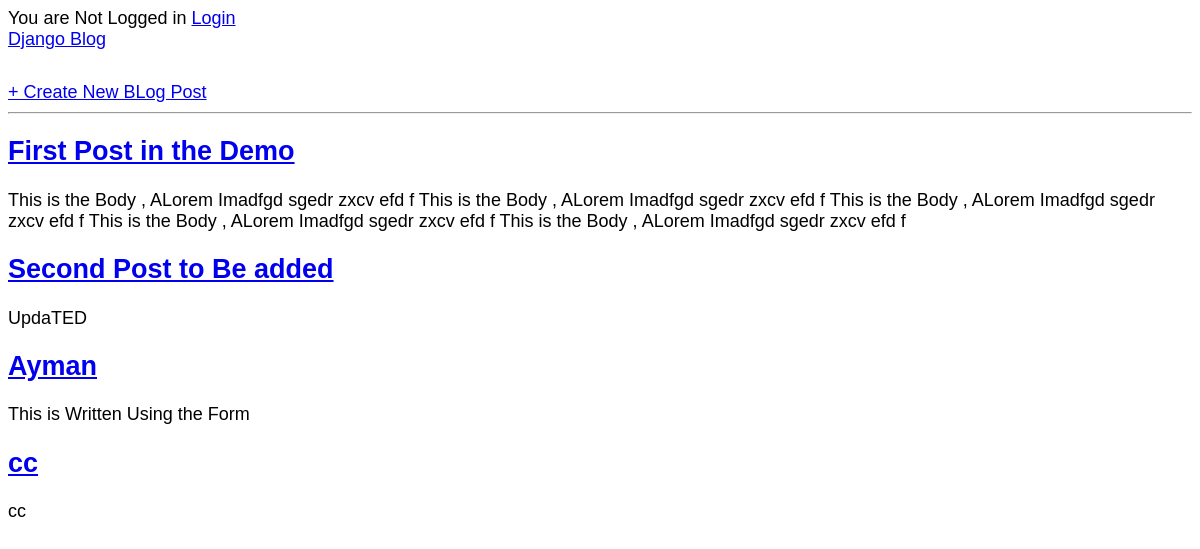
/, run on an earlier commit of the app's database.
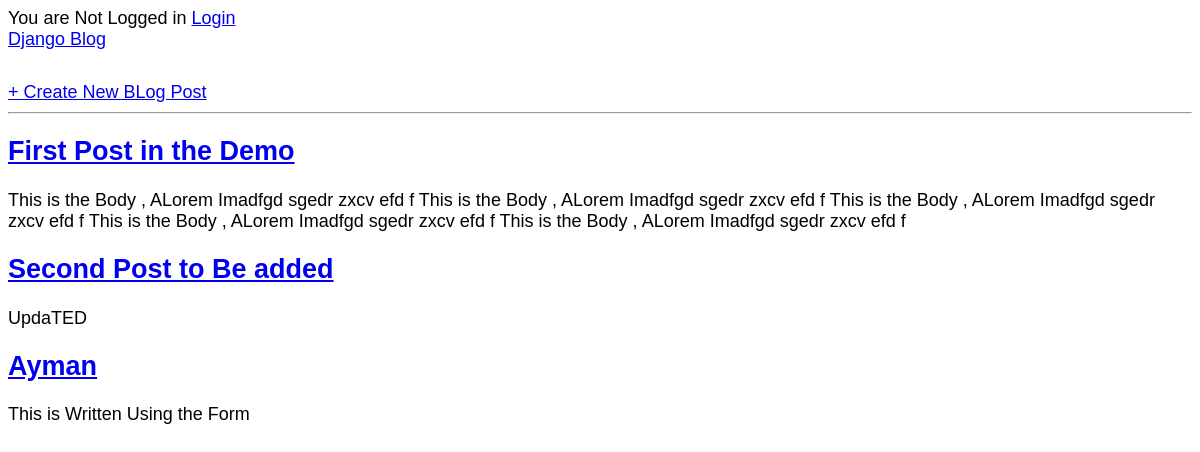
And on a later commit of the database.
### blog/models.py (models this page shows, shortened)
class Post(models.Model) :
    title  = models.CharField(max_length=200)
    body = models.TextField()
    author = models.ForeignKey('auth.User' , on_delete=models.CASCADE)

### blog/views.py (the view)
# urls.py: path('', BlogListView.as_view(), name="home"),
class BlogListView(ListView):
    model = Post
    template_name = 'home.html'

### templates/home.html (shortened to what this page needs)
<!DOCTYPE html>
{% extends 'base.html' %}
    {% block content %} {% for post in object_list %}
    <div>
      <h2>
        <a href="{% url 'post_detail' post.pk %}">
          {{ post.title }}
        </a>
      </h2>
      <p>{{ post.body }}</p>
    </div>
    {% endfor %} {% endblock content%}

What changed in the data, as far as the page shows it:
removed Post: title "cc", body "cc"
